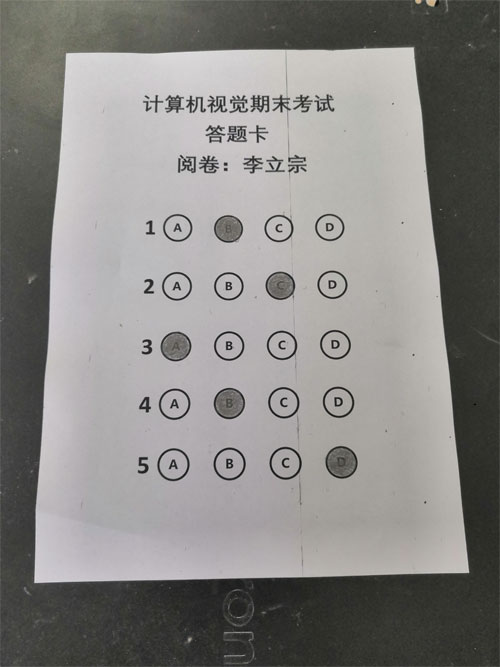
#> input picture examples/cv40examples-main/code/9答题卡识别/b.jpg, 500 x 667 px
$ python '例9.10.py'
#> lines starting #> are read from the running program, lines starting #| are printed output that depends on the picture; after the words box and inside, x2 and y2 are one past the last pixel; in counts of white or black regions, pixels touching at a corner belong together
# -*- coding: utf-8 -*-
"""
Created on Thu Sep 23 22:01:00 2021

@author: 李立宗  lilizong@gmail.com
微信公众号：计算机视觉之光（微信号cvlight）
计算机视觉核心案例实战——从入门到深度学习（python+OpenCV）（名称待定）
计算机视觉40个核心案例——从入门到深度学习（python+OpenCV）（名称待定）
李立宗 著     电子工业出版社
"""


import cv2
import numpy as np
from scipy.spatial import distance as dist
# 自定义函数，实现透视变换（倾斜校正）
def myWarpPerspective(image, pts):
    # step1：参数pts是要做倾斜校正的轮廓的逼近多边形（本题中的答题纸）的四个顶点，
    # 首先，确定四个顶点分别对应（左上、右上、右下、左下）的哪一个位置
    # step1.1：根据x轴值排序对4个点进行排序
    xSorted = pts[np.argsort(pts[:, 0]), :]
    #step1.2：四个点划分为：左侧2个、右侧2个
    left = xSorted[:2, :]
    right = xSorted[2:, :]
    # step1.3：在左半边寻找左上角、左下角
    # 根据y轴的值排序
    left = left[np.argsort(left[:, 1]), :]
    # 排在前面的是左上角（tl:top-left）、排在后面的是左下角（bl:bottom-left）
    (tl, bl) = left
    # step1.4：根据右侧两个点与左上角点的距离判断右侧两个点的位置
    # 计算右侧两个点距离左上角点的距离
    D = dist.cdist(tl[np.newaxis], right, "euclidean")[0]
    # 形状大致如下：
    #  左上角(tl)                 右上角(tr)
    #                页面中心
    # 左下角(bl)                   右下角(br)
    # 右侧两个点，距离左上角远的点是右下角(br)的点，近的点是右上角的点(tr)
    # br:bottom-right/tr:top-right
    (br, tr) = right[np.argsort(D)[::-1], :]
    # step1.5：确定pts的四点分别属于（左上、左下、右上、右下）的哪一个
    # src是根据（左上、左下、右上、右下）对pts的四个顶点进行排序的结果
    src = np.array([tl, tr, br, bl], dtype="float32")
    #========以下5行是测试语句，显示计算的顶点对不对=================
    # srcx = np.array([tl, tr, br, bl], dtype="int32")
    # print("看看各个顶点在哪：\n",src)   #测试语句，看看顶点
    # test=image.copy()                  #复制image，处理用
    # cv2.polylines(test,[srcx],True,(255,0,0),8)  #在test内绘制得到的点
    # cv2.imshow("image",test)                     #显示绘制线条结果
    # =========step2：根据pts的四个顶点，计算出校正后图像的宽度和高度===============
    # 校正后图像的大小计算比较随意，根据需要选用合适值即可。
    # 这里选用较长的宽度和高度作为最终的宽度和高度
    # 计算方式：由于图像是斜的，所以通过计算x方向、y方向差值的平方根作为实际长度。
    # 具体图示如下，因为印刷原因可能对不齐，请在源代码文件中进一步看具体情况。
    #                 (tl[0],tl[1])
    #                 |\
    #                 | \    heightB = np.sqrt(((tl[0] - bl[0]) ** 2)
    #                 |  \                + ((tl[1] - bl[1]) ** 2))
    #                 |   \
    #                 ----- (bl[0],bl[1])
    widthA = np.sqrt(((br[0] - bl[0]) ** 2) + ((br[1] - bl[1]) ** 2))
    widthB = np.sqrt(((tr[0] - tl[0]) ** 2) + ((tr[1] - tl[1]) ** 2))
    maxWidth = max(int(widthA), int(widthB))
    # 根据（左上、左下）、（右上、右下）的最大值，获取高度
    heightA = np.sqrt(((tr[0] - br[0]) ** 2) + ((tr[1] - br[1]) ** 2))
    heightB = np.sqrt(((tl[0] - bl[0]) ** 2) + ((tl[1] - bl[1]) ** 2))
    maxHeight = max(int(heightA), int(heightB))
    # 根据宽度、高度，构造新图像dst对应的的四个顶点
    dst = np.array([
        [0, 0],
        [maxWidth - 1, 0],
        [maxWidth - 1, maxHeight - 1],
        [0, maxHeight - 1]], dtype="float32")
    # print("看看目标如何：\n",dst)   #测试语句
    # 构造从src到dst的仿射矩阵
    M = cv2.getPerspectiveTransform(src, dst)
    # 完成从src到dst的透视变换
    warped = cv2.warpPerspective(image, M, (maxWidth, maxHeight))
    # 返回透视变换的结果
    return warped
# 标准答案
ANSWER = {0: 1, 1: 2, 2: 0, 3: 2, 4: 3}
# 答案用到的字典
answerDICT = {0: "A", 1: "B", 2: "C", 3: "D"}
# 读取原始图像（考卷）
img = cv2.imread('b.jpg')
#> img is the input picture: shape (667, 500, 3); mean B, G, R 132, 134.3, 135.9
# cv2.imshow("orgin",img)
# 图像预处理：色彩空间变换
gray=cv2.cvtColor(img,cv2.COLOR_BGR2GRAY)
# cv2.imshow("gray",gray)
# 图像预处理：高斯滤波
gaussian_bulr = cv2.GaussianBlur(gray, (5, 5), 0)
# cv2.imshow("gaussian",gaussian_bulr)
# 图像预处理：边缘检测
edged=cv2.Canny(gaussian_bulr,50,200)
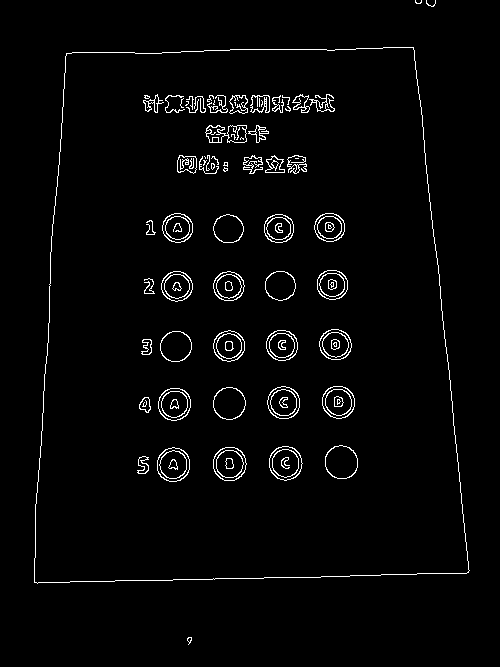
#> edged: shape (667, 500); 2.6% white in thin lines or dots, all inside (x1, y1, x2, y2) = (34, 0, 470, 645)
# cv2.imshow("edged",edged)
# 查找轮廓
cts, hierarchy = cv2.findContours( edged.copy(), cv2.RETR_EXTERNAL, cv2.CHAIN_APPROX_SIMPLE)
#> cts = 4 contours, 3 with area under 20; largest, box (x1, y1, x2, y2) and area: (34, 47, 470, 584) 207474
# cv2.drawContours(img, cts, -1, (0,0,255), 3)
# 轮廓排序
list=sorted(cts,key=cv2.contourArea,reverse=True)
#> list has the same summary as cts
print("寻找轮廓的个数：",len(cts))
#| 寻找轮廓的个数： 4
# cv2.imshow("draw_contours",img)
rightSum = 0
# 可能仅仅找到一个轮廓，就是答题纸的轮廓
# 但是，由于噪声等影响，很可能找到很多轮廓，
# 使用for循环，遍历每一个轮廓，找到答题纸的轮廓
# 将答题纸处理进行倾斜校正
for c in list:
    peri=0.01*cv2.arcLength(c,True)
    approx=cv2.approxPolyDP(c,peri,True)
    print("顶点个数：",len(approx))
    # 四个顶点的轮廓是矩形（或者是由于扫描等原因由矩形变成的梯形）
    if len(approx)==4:
        # 将外轮廓进行倾斜校正，将其构成一个矩形
        # 处理后，仅仅保留答题卡部分，答题卡外面的边界被删除
        # 原始图像的倾斜校正，用于后续标注
        paper = myWarpPerspective(img, approx.reshape(4, 2))
        # cv2.imshow("imgpaper", paper)
        # 原始图像的灰度图像的倾斜校正，用于后续计算
        paperGray = myWarpPerspective(gray, approx.reshape(4, 2))
        # 需要注意，paperGray与paper外观上无差异
        # 但是，paper是彩色空间，可以在上面绘制红色标注信息
        # paperGray是灰度空间
        # cv2.imshow("paper", paper)
        # cv2.imshow("paperGray", paperGray)
        # cv2.imwrite("paperGray.jpg",paperGray)
        # 反二值化阈值处理，选项处理为白色，答题卡整体背景处理黑色
        ret,thresh = cv2.threshold(paperGray, 0, 255,cv2.THRESH_BINARY_INV | cv2.THRESH_OTSU)
        # cv2.imshow("thresh", thresh)
        # cv2.imwrite("thresh.jpg",thresh)
        # 在答题纸内寻找所有轮廓，注意此时会找到所有轮廓
        # 既包含各个选项的，还包含答题纸内的文字等内容的轮廓
        # thresh.copy在其copy对象上查找
        cnts, hierarchy = cv2.findContours(thresh.copy(), cv2.RETR_EXTERNAL, cv2.CHAIN_APPROX_SIMPLE)
        # print("找到轮廓个数：",len(cnts))
        # 用options来保存每一个选项（选中，未选中都放进去）
        options = []
        # 遍历每一个轮廓cnts，将选项放入到options中
        # 依据两个条件：
        # 条件1：轮廓如果宽度、高度都大于25像素
        # 条件2：纵横比在[0.6,1.3]之间
        # 同时满足上述两个条件，判定为选项，否则是噪声（文字等其他信息）
        for ci in cnts:
            # 获取轮廓的矩形包围框
            x, y, w, h = cv2.boundingRect(ci)
            #ar纵横比
            ar = w / float(h)
            #满足长度、宽度大于25像素，纵横比在[0.6,1.3]之间，加入到options中
            if w >= 25 and h >= 25 and ar >= 0.6 and ar <= 1.3:
                options.append(ci)
        # print(len(options))  # 看看得到多少个选项的轮廓
        # 得到了很多选项的轮廓，但是他们在options是无规则存放的
        # 将轮廓自上向下存放
        boundingBoxes = [cv2.boundingRect(c) for c in options]
        (options, boundingBoxes) = zip(*sorted(zip(options, boundingBoxes),
                                    key=lambda b: b[1][1], reverse=False))
        #轮廓在options内是自上向下存放的，
        # 因此，options内索引为0、1、2、3的轮廓是第1题的选项轮廓
        # 索引为4、5、6、7的轮廓是第2道题的轮廓，以此类推
        # 简而言之，options内轮廓以步长为4划分，分别对应着不同题目的四个轮廓
        # 从options内，每次取出4个轮廓，分别处理各个题目的各个选项轮廓
        # 使用for循环，从options内，每次取出4个轮廓，处理每一道题的4个选项的轮廓
        # for循环使用tn表示题目序号topic number，i表示轮廓序号（从0开始，步长为4）
        for (tn, i) in enumerate(np.arange(0, len(options), 4)):
            # 需要注意，取出的4个轮廓，对应某一道题的4个选项
            # 但是这4个选项的存放是无序的
            # 将轮廓按照坐标实现自左向右顺次存放
            # 将选项A、选项B、选项C、选项D，按照坐标顺次存放
            boundingBoxes = [cv2.boundingRect(c) for c in options[i:i + 4]]
            (cnts, boundingBoxes) = zip(*sorted(zip(options[i:i + 4], boundingBoxes),
                                    key=lambda b: b[1][0], reverse=False))
            #构建列表ioptions，用来存储当前题目的每个选项(非零值个数,序号)
            ioptions=[]
            # 使用for循环，提取出4个轮廓的每一个c，及序号ci(contours index)
            for (ci, c) in enumerate(cnts):
                # 构造一个核答题纸同尺寸的mask，灰度图像，黑色（值均为0）
                mask = np.zeros(paperGray.shape, dtype="uint8")
                # 在mask内，绘制当前遍历到的选项轮廓
                cv2.drawContours(mask, [c], -1, 255, -1)
                # 使用按位与运算的mask模式，提取出当前遍历到的选项
                mask = cv2.bitwise_and(thresh, thresh, mask=mask)
                # cv2.imshow("c" + str(i)+","+str(ci), mask)
                # 计算当前遍历到选项内非零值个数
                total = cv2.countNonZero(mask)
                #将选项非零值个数、选项序号放入列表options内
                ioptions.append((total,ci))
            # 将每道题的4个选项按照非零值个数降序排序
            ioptions=sorted(ioptions,key=lambda x: x[0],reverse=True)
            # 获取包含最多白色像素点的选项索引（序号）
            choiceNum=ioptions[0][1]
            # 根据索引确定选项值：ABCD
            choice=answerDICT.get(choiceNum)
            # print("该生的选项：",choice)
            # 设定标注的颜色类型，绿对红错
            if ANSWER.get(tn) == choiceNum:
                # 正确时，颜色为绿色
                color = (0, 255, 0)
                # 答对数量加1
                rightSum +=1
            else:
                # 错误时，颜色为红色
                color = (0, 0, 255)
            cv2.drawContours(paper, cnts[choiceNum], -1, color, 2)
        # cv2.imshow("result", paper)
        s1 = "total: " + str(len(ANSWER)) + ""
        s2 = "right: " + str(rightSum)
        s3 = "score: " + str(rightSum*1.0/len(ANSWER)*100)+""
        font = cv2.FONT_HERSHEY_SIMPLEX
        cv2.putText(paper, s1 + "  " + s2+"  "+s3, (10, 30), font, 0.5, (0, 0, 255), 2)
        cv2.imshow("score", paper)
        # 不用都遍历了，找到第一个具有4个顶点轮廓，就是答题纸，直接break跳出循环
        break
#> this loop made 1 pass
#> (peri, approx) on pass 1: (18.83, [[413, 47], [66, 53], [34, 582], [468, 572]])
#| 顶点个数： 4
#> pass 1, in myWarpPerspective, `warped = cv2.warpPerspective(image, M, (maxWidth, maxHeight))`:
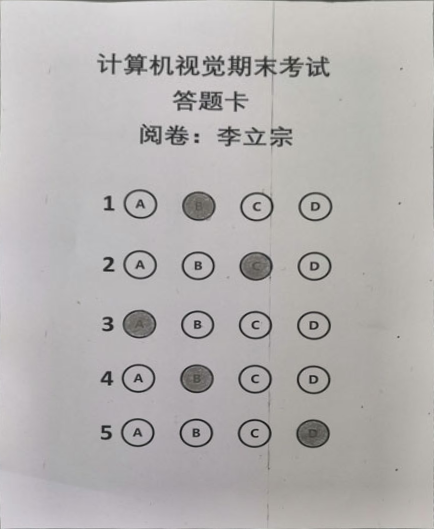
#> warped: shape (529, 434, 3); mean B, G, R 176.8, 177.5, 180.4
#> pass 1, `ret,thresh = cv2.threshold(paperGray, 0, 255,cv2.THRESH_BINARY_INV | c..`:
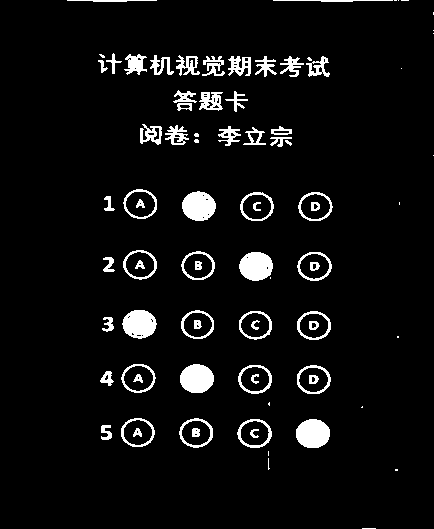
#> thresh: shape (529, 434); 5.7% white; 84 white regions (21 under 20 px), largest, box (x1, y1, x2, y2) and area: (296, 419, 330, 448) 790, (182, 191, 216, 221) 782, (180, 364, 214, 393) 780
#> pass 1, `cv2.imshow("score", paper)`:
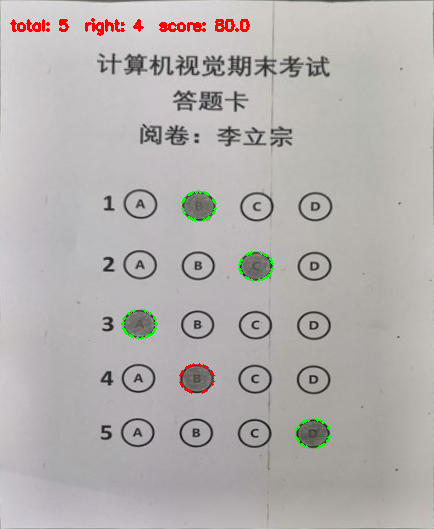
#> window 'score': shape (529, 434, 3); mean B, G, R 175.2, 176.7, 180.5
#> after the loop:
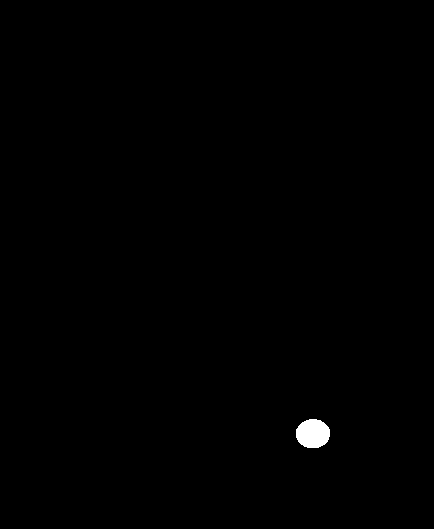
#> mask: shape (529, 434); 0.34% white; 1 white region, box (x1, y1, x2, y2) and area: (296, 419, 330, 448) 790
#> after the loop, rightSum = 4
cv2.waitKey(0)
cv2.destroyAllWindows()
